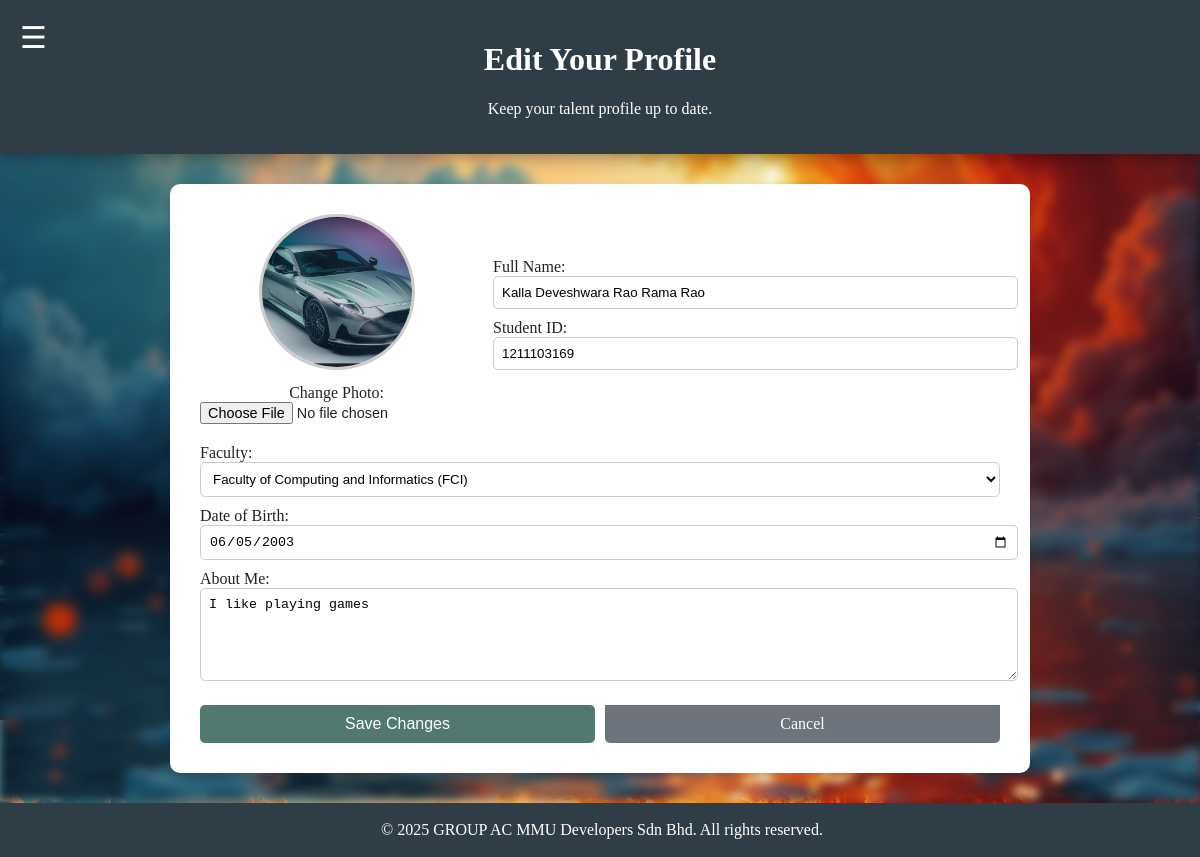
The app's page /editprofile.php (signed in) with its own data.
### tables this page shows
CREATE TABLE `users` (
  `user_id` int(11) NOT NULL,
  `name` varchar(100) DEFAULT NULL,
  `email` varchar(100) DEFAULT NULL,
  `phone_number` varchar(20) DEFAULT NULL,
  `password` varchar(255) DEFAULT NULL,
  `role` enum('student','admin') DEFAULT 'student',
  `created_at` timestamp NOT NULL DEFAULT current_timestamp(),
  `student_id` varchar(50) DEFAULT NULL,
  `faculty` varchar(100) DEFAULT NULL,
  `date_of_birth` date DEFAULT NULL,
  `about_me` text DEFAULT NULL,
  `profile_picture` varchar(255) DEFAULT 'default_avatar.png'
);

### editprofile.php (the view, shortened to what this page needs)
<?php
require 'connection.php';
require 'header.php';
$user_id = $_SESSION['user_id'];
$stmt = $conn->prepare("SELECT * FROM users WHERE user_id = ?");
$stmt->bind_param("i", $user_id);
$stmt->execute();
$user = $stmt->get_result()->fetch_assoc();
$profile_pic_src = DEFAULT_AVATAR_URL;
if (!empty($user['profile_picture'])) {
    $profile_pic_src = 'images/uploads/profile_pictures/' . htmlspecialchars($user['profile_picture']);
}
?>
<body>
    <?php require 'navbar.php'; ?>
    <div id="main-content">
        <div class="title-container">
            <h1>Edit Your Profile</h1>
            <p style="color: white;">Keep your talent profile up to date.</p>
        </div>
        <div class="profile-form-container" style="max-width: 800px; margin: 30px auto; background-color: #fff; padding: 30px; border-radius: 10px; box-shadow: 0 4px 8px rgba(0,0,0,0.1);">
            <form method="POST" action="" enctype="multipart/form-data">
                <div style="display: flex; align-items: center; margin-bottom: 20px;">
                    <div class="profile-pic-container" style="margin-right: 20px; text-align: center;">
                        <img src="<?php echo $profile_pic_src; ?>" alt="Profile Picture" style="width: 150px; height: 150px; border-radius: 50%; object-fit: cover; border: 3px solid #ccc;">
                        <label for="profile_picture" style="display: block; margin-top: 10px;">Change Photo:</label>
                        <input type="file" id="profile_picture" name="profile_picture" accept="image/*" style="font-size: 0.9em;">
                    </div>
                    <div style="flex-grow: 1;">
                        <label for="name">Full Name:</label>
                        <input type="text" id="name" name="name" value="<?php echo htmlspecialchars($user['name']); ?>" required style="width: 100%; padding: 8px; margin-bottom: 10px; border: 1px solid #ccc; border-radius: 5px;">
                        <label for="student_id">Student ID:</label>
                        <input type="text" id="student_id" name="student_id" value="<?php echo htmlspecialchars($user['student_id'] ?? ''); ?>" style="width: 100%; padding: 8px; margin-bottom: 10px; border: 1px solid #ccc; border-radius: 5px;">
                    </div>
                </div>
                <label for="faculty">Faculty:</label>
                <select id="faculty" name="faculty" style="width: 100%; padding: 8px; margin-bottom: 10px; border: 1px solid #ccc; border-radius: 5px; background-color: white;">
                    <option value="FCI" <?php if (($user['faculty'] ?? '') == 'FCI') echo 'selected'; ?>>Faculty of Computing and Informatics (FCI)</option>
                </select>
                <label for="date_of_birth">Date of Birth:</label>
                <input type="date" id="date_of_birth" name="date_of_birth" value="<?php echo htmlspecialchars($user['date_of_birth'] ?? ''); ?>" style="width: 100%; padding: 8px; margin-bottom: 10px; border: 1px solid #ccc; border-radius: 5px;">
                <label for="about_me">About Me:</label>
                <textarea id="about_me" name="about_me" rows="5" style="width: 100%; padding: 8px; margin-bottom: 20px; border: 1px solid #ccc; border-radius: 5px;"><?php echo htmlspecialchars($user['about_me'] ?? ''); ?></textarea>
                <div class="form-actions" style="display: flex; gap: 10px;">
                    <button type="submit" class="form-button" style="flex: 1; background-color: var(--color-primary);">Save Changes</button>
                    <a href="userDashboard.php" class="form-button" style="flex: 1; background-color: #6c757d; text-align: center; text-decoration: none; padding: 10px;">Cancel</a>
                </div>
            </form>
        </div>
    </div>
    <?php require 'footer.php'; ?>
</body>
</html>

### css/style.css (style rules this page uses)
:root { --color-bg: #CAD2C5; --color-surface: #84A98C; --color-primary: #52796F; --color-text: #354F52; --color-title: #2F3E46; }
body { background-image: url("../css/background/background_image_2.png"); background-color: var(--color-bg); color: #222; margin: 0; padding: 0; }
body::before { content: ""; position: fixed; background-image: url("../css/background/background_image_2.png"); background-size: cover; top: 0; left: 0; height: 100vh; width: 100vw; z-index: -1; filter: blur(5px); }
.title-container { background-color: var(--color-title); font-family: "Copperplate Gothic", "Copperplate", fantasy; color: white; padding: 20px; text-align: center; box-shadow: 0 0px 20px rgba(0, 0, 0, 0.5); }
.form-button { width: 100%; padding: 10px; font-size: 1rem; background-color: var(--color-primary); color: white; border: none; border-radius: 5px; cursor: pointer; transition: background-color 0.3s ease; display: block; margin: 0; }
.form-button + .form-button { margin-top: 0; border-top-left-radius: 0; border-top-right-radius: 0; }

### records on screen
users: profile_picture (picture), name "Kalla Deveshwara Rao Rama Rao", student_id "1211103169", faculty "Faculty of Computing and Informatics (FCI)", date_of_birth "06/05/2003", about_me "I like playing games"
